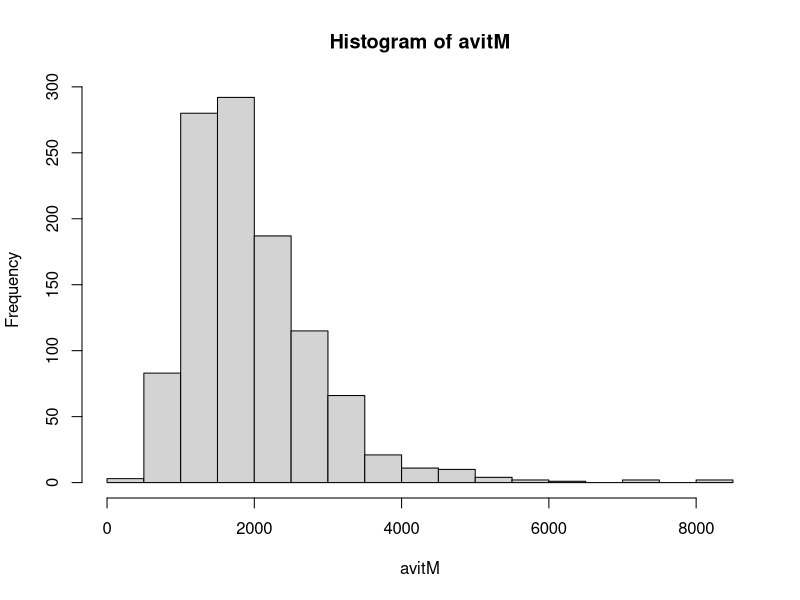
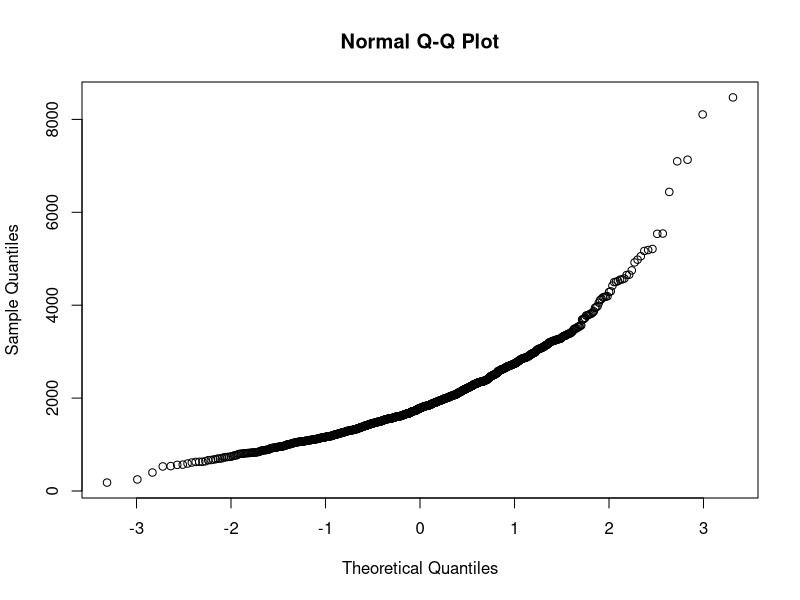
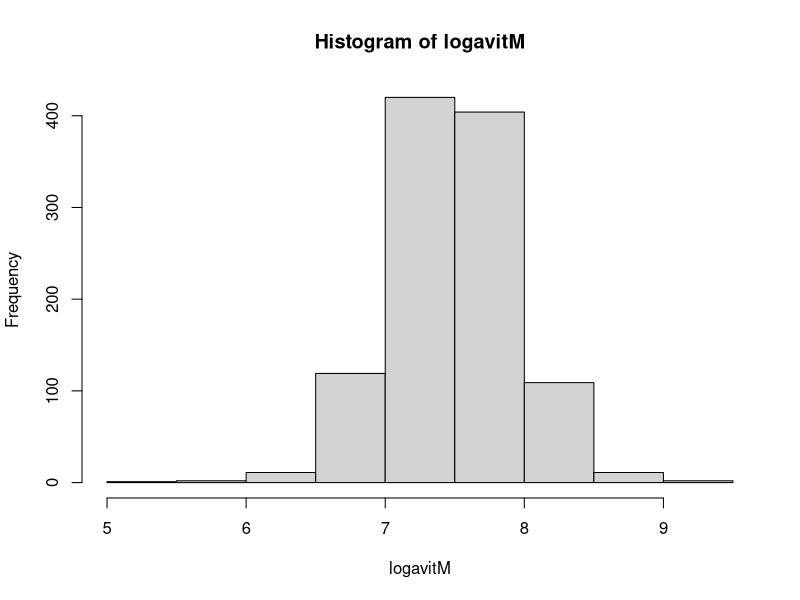
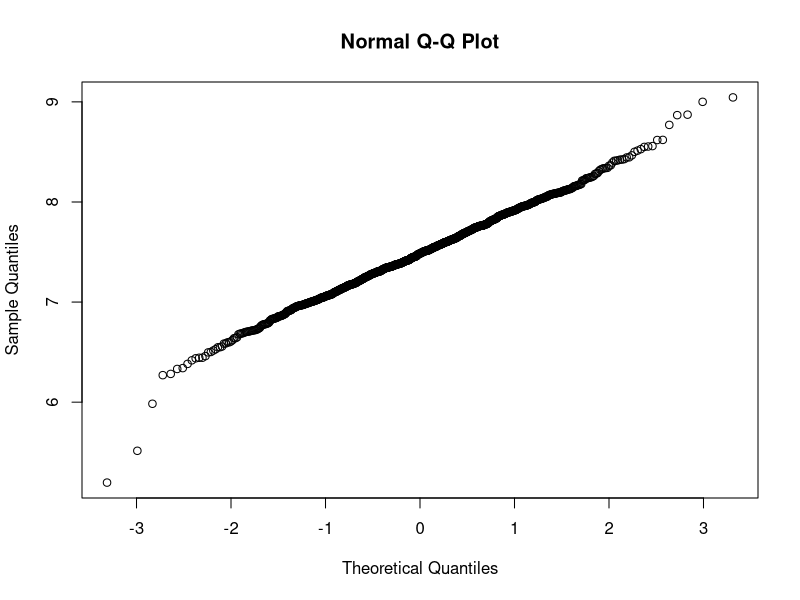
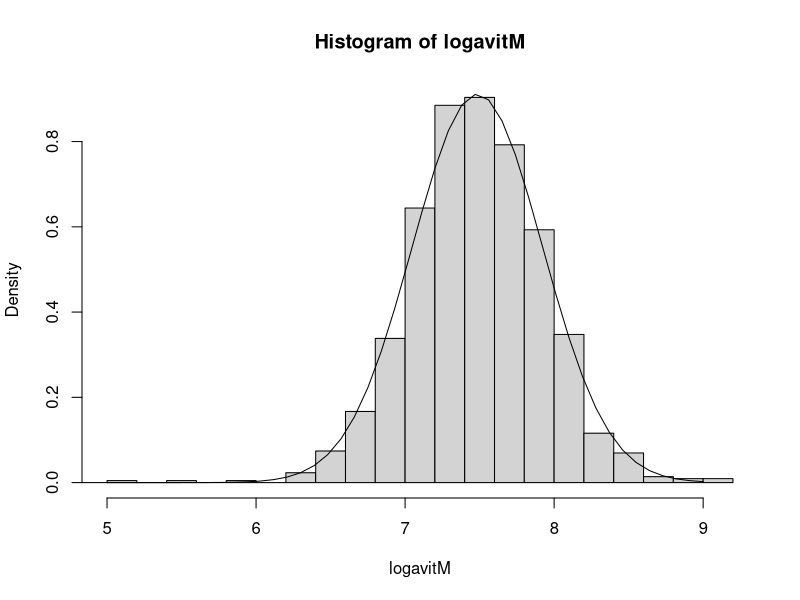
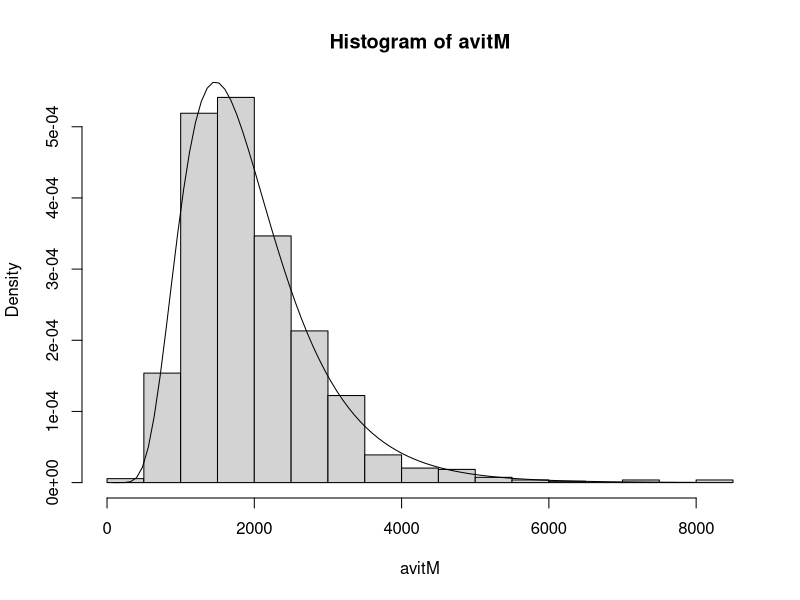

Reproduce these figures in R, in order.
# Opgave 8
avit <- read.table("avit.txt", header=TRUE) # Indlæs datasættet

# Opgave 9
avitM <- subset(avit, sex==1)$avit # Udtag mændenes avit-indtag
length(avitM) # Tæl mændene
logavitM <- log(avitM)

# Opgave 10
pdf("graphs/analyse_1.pdf")
hist(avitM) # Histogram for avitM
dev.off()

pdf("graphs/analyse_2.pdf")
qqnorm(avitM) # QQ-plot for avitM
dev.off()

pdf("graphs/analyse_3.pdf")
hist(logavitM) # Histogram for logavitM
dev.off()

pdf("graphs/analyse_4.pdf")
qqnorm(logavitM) # QQ-plot for logavitM
dev.off()

# Opgave 11
mean(logavitM) # Gennemsnittet af logavitM
var(logavitM) # Stikprøvevariansen af logavitM
sd(logavitM) # Stikprøvespredningen af ligavitM

# Opgave 12
pdf("graphs/analyse_5.pdf")
hist(logavitM, prob=T, nclass=25)
f = function(x) dnorm(x, mean(logavitM), sd(logavitM))
plot(f, 0,9, add=T)
dev.off()

lnorm = function(y, mu, sigma) 1/(y*sqrt(2*pi*sigma^2)) * exp(-((log(y) - mu)^2) / (2*sigma^2))
pdf("graphs/analyse_6.pdf")
hist(avitM, prob=T, nclass=25)
g = function(x) lnorm(x, mean(logavitM), sd(logavitM))
plot(g, 0, 8000, add=T)
dev.off()
